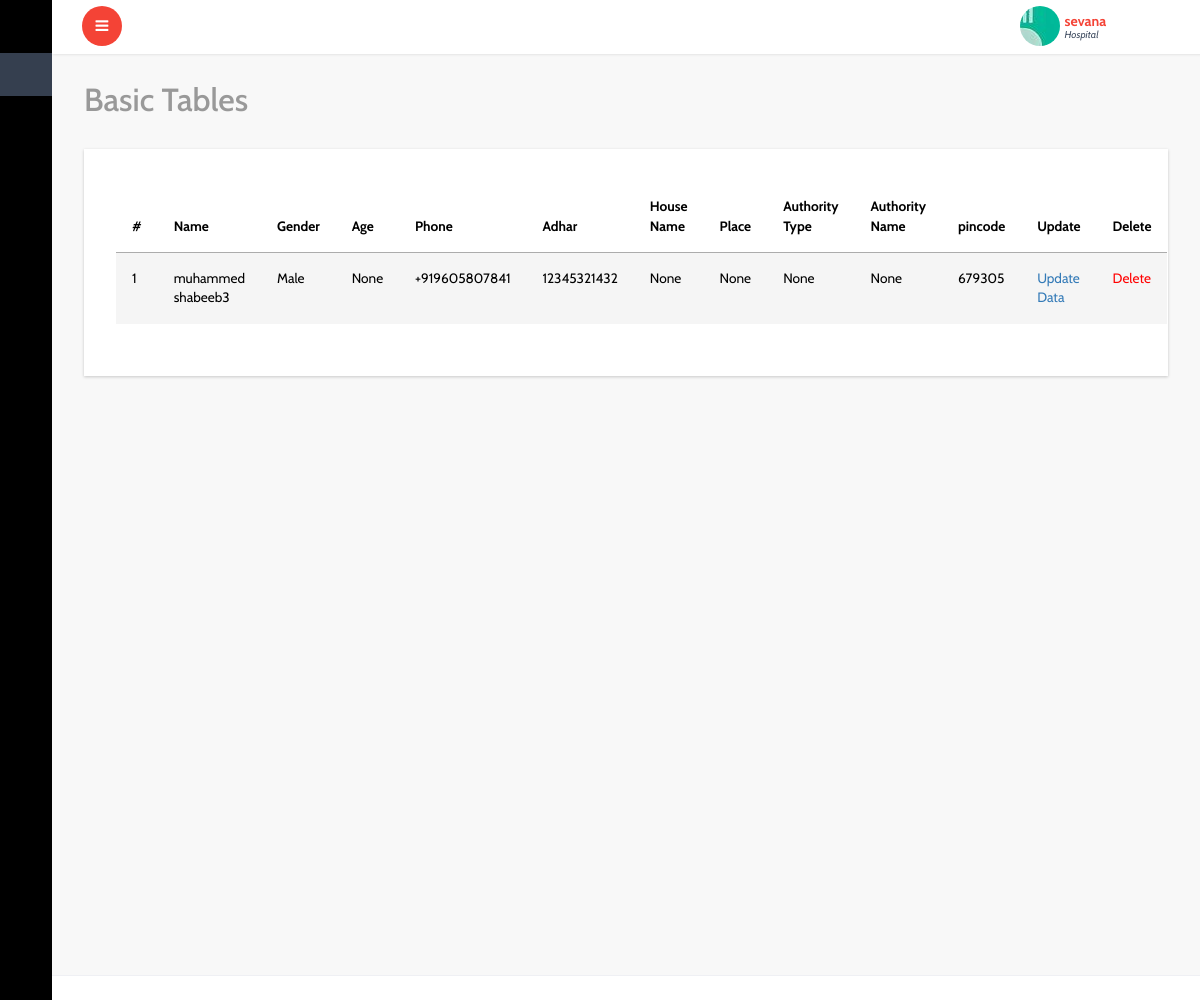
/lab/lab_patient_view/ (signed in), run on the app's committed database.
### account/models.py (models this page shows, shortened)
class Center(models.Model):
    user=models.OneToOneField(User,on_delete=models.CASCADE)
    center_name=models.CharField(max_length=50)
    authority_type=models.CharField(max_length=50,choices=authority_types,default=govermnet)
    center_pincode=models.PositiveIntegerField()
    center_place=models.CharField(max_length=60)
    center_type=models.CharField(max_length=50,choices=ceter_types,)
    center_ideantification_proof=models.FileField(upload_to='center_proof')
    center_phone=PhoneNumberField()
    center_photo=models.ImageField(upload_to='center_photo')
    status_appruval=models.BooleanField(default=False)

### center/models.py (models this page shows, shortened)
class Patient(models.Model):
    user=models.ForeignKey(User,on_delete=models.CASCADE,blank=True,null=True)
    center=models.ForeignKey(Center,on_delete=models.CASCADE,blank=True,null=True)
    lab=models.ForeignKey(Lab,on_delete=models.CASCADE,blank=True,null=True)
    home=models.ForeignKey(Home,on_delete=models.CASCADE,blank=True,null=True)
    patient=models.ForeignKey(Patient_Register,on_delete=models.CASCADE,blank=True,null=True)
    name=models.CharField(max_length=50)
    email=models.EmailField(blank=True,null=True)
    adhar=models.PositiveIntegerField(unique=True,blank=True,null=True)
    age=models.PositiveIntegerField(blank=True,null=True)
    gender=models.CharField(max_length=20,choices=GENDER_CHOICES,blank=True,null=True)
    phone=PhoneNumberField(blank=True,null=True)
    house_name=models.CharField(max_length=40,blank=True,null=True)
    place=models.CharField(max_length=70,blank=True,null=True)
    authority_type=models.CharField(max_length=30,choices=authority_types,blank=True,null=True)
    authority_name=models.CharField(max_length=100,blank=True,null=True)
    ward_no=models.PositiveIntegerField(blank=True,null=True)
    village=models.CharField(max_length=50,blank=True,null=True)
    district=models.CharField(max_length=50,default=Thrissur)
    pincode=models.PositiveIntegerField(blank=True,null=True)
    patient_hos_id=models.PositiveIntegerField(blank=True,null=True)
    test_id=models.PositiveIntegerField(blank=True,null=True)
    test_date=models.DateField(auto_now_add=True,blank=True,null=True)
    test_name=models.CharField(max_length=50,choices=test_names,default=rtpcr)
    patient_status=models.CharField(max_length=30,choices=patient_present_status,blank=True,null=True)
    created_date=models.DateField(auto_now_add=True)

### lab/views.py (the view)
# urls.py: path('lab_patient_view/',views.lab_patient_view,name='lab_patient_view'),
def lab_patient_view(request):
    lab_p=Patient.objects.filter(user=request.user)
    return render(request,'lab/lab_patient_list.html',{'list':lab_p})

### templates/lab/lab_patient_list.html (shortened to what this page needs)
{% extends 'dashboard/index.html' %}
{% block content %}
{% if list %}
			<div id="page-wrapper">
				<div class="graphs">
					<h3 class="blank1">Basic Tables</h3>
					 <div class="xs tabls">
						<div class="bs-example4" data-example-id="contextual-table">
                            <table class="table">
                                <thead>
                                  <tr>
                                    <th>#</th>
                                    <th>Name</th>
                                    <th>Gender</th>
                                    <th>Age</th>
                                     <th>Phone</th>
                                     <th>Adhar</th>
                                     <th>House Name</th>
                                     <th>Place</th>
                                    <th>Authority Type</th>
                                     <th>Authority Name</th>
                                     <th>pincode</th>
                                      <th>Update</th>
                                      <th>Delete</th>
                                  </tr>
                                </thead>
                                <tbody>
                                    {% for l in list %}
                                  <tr class="active">
                                      <td class="serial">{{ forloop.counter }}</td>
                                      <td>{{l.name}}</td>
                                      <td>{{l.gender}}</td>
                                      <td>{{l.age}}</td>
                                      <td>{{l.phone}}</td>
                                      <td>{{l.adhar}}</td>
                                      <td>{{l.house_name}}</td>
                                      <td>{{l.place}}</td>
                                      <td>{{l.authority_type}}</td>
                                      <td>{{l.authority_name}}</td>
                                      <td>{{l.pincode}}</td>
                                    <td><a href="{% url 'update_patient_lab' l.id%}">Update Data</a></td>
                                  	<td><a href="{% url 'delete_patient_lab' l.id%}" style="color: red;" onclick="return confirm('are u sure d u want to delete this record')">Delete</a></td>
                                </tr>
                                  {% endfor %}
                                  </tbody>
                              </table>
					   </div>
						</div>
						</div>
					</div>
        {% else %}
        <br>
        <h2>No List Added</h2>
        {% endif %}
		{% endblock %}

### templates/dashboard/header.html (shortened to what this page needs)
<html lang="en">
<head>
</head>
<body>
		<div class="main-content">
			<div class="header-section">
			<a class="toggle-btn  menu-collapsed"><i class="fa fa-bars"></i></a>
			<div class="menu-right">
				<div class="user-panel-top">
					<div class="profile_details">
						<ul>
							<li class="dropdown profile_details_drop">
								<a href="#" class="dropdown-toggle" data-toggle="dropdown" aria-expanded="false">
									<div class="profile_img">
										{% if user.is_superuser %}
										<span style="background:url(/static/dashboard/images/1.jpg) no-repeat center"> </span>
										 <div class="user-name">
											<p>{{user.username}}<span>Administrator</span></p>
											{% elif user.center.center_type == 'Hospital' %}
											<span style="background:url({{user.center.center_photo.url}}) no-repeat center"> </span>
										 	<div class="user-name">
											<p>{{user.center.center_name}}<span>Hospital</span></p>
											{% elif user.center.user_type == 'CSLTC' %}
											<span style="background:url({{user.center.center_photo.url}}) no-repeat center"> </span>
										 	<div class="user-name">
											<p>{{user.center.center_name}}<span>CSLTC</span></p>
											{% elif user.center.user_type == 'CFLTC' %}
											<span style="background:url({{user.center.center_photo.url}}) no-repeat center"> </span>
										 	<div class="user-name">
											<p>{{user.center.center_name}}<span>CFLTC</span></p>
											{% elif user.center.user_type == 'Domicile' %}
											<span style="background:url({{user.center.center_photo.url}}) no-repeat center"> </span>
										 	<div class="user-name">
											<p>{{user.center.center_name}}<span>Domicile</span></p>
											{% elif user.lab.lab_type == 'private' %}
											<span style="background:url({{user.lab.photo_of_lab.url}}) no-repeat center"> </span>
										 	<div class="user-name">
											<p>{{user.lab.lab_name}}<span>Lab</span></p>
											{% elif user.lab.lab_type == 'hospital' %}
											<span style="background:url({{user.lab.photo_of_lab.url}}) no-repeat center"> </span>
										 	<div class="user-name">
											<p>{{user.lab.center.center_name}}<span>Lab</span></p>
											{% elif user.home %}
										 	<div class="user-name">
											<p>{{user.home.name}}<span>Home</span></p>
											{% elif user.dmo %}
										 	<div class="user-name">
											<p>{{user.dmo.name}}<span>DMO</span></p>
											{% elif user.doctor %}
											<span style="background:url({{user.doctor.doctor_photo.url}}) no-repeat center"> </span>
										 	<div class="user-name">
											<p>{{user.dmo.name}}<span>Doctor</span></p>
											{% else %}
											<div class="user-name">
											<p>{{user.userregister.name}}<span>User</span></p>
											{% endif %}
										 </div>
										 <i class="lnr lnr-chevron-down"></i>
										<div class="clearfix"></div>
									</div>
								</a>
							</li>
							<div class="clearfix"> </div>
						</ul>
					</div>
					<div class="clearfix"></div>
				</div>
			  </div>
			</div>
</body>
</html>

### data on the page
Patient: name "muhammed shabeeb3", gender "Male", age "None", phone "+919605807841", adhar "12345321432", house_name "None", place "None", authority_type "None", authority_name "None", pincode "679305"

### other printed values
{{ user.center.center_name }} "sevana"
